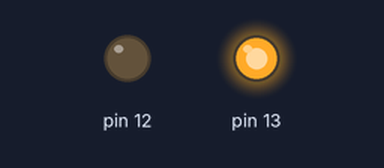
This sketch was run on a simulated Arduino Uno, built with avr-gcc and run on an emulated ATmega328P. Shown: output pins drawn as LEDs (lit = HIGH).

Above: at 0.1 s.
At 2.1 s:
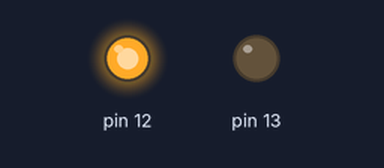
At 3.9 s:
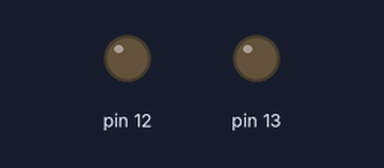
Timing chart, 0 to 5.4 s (numbered marks = the images above):
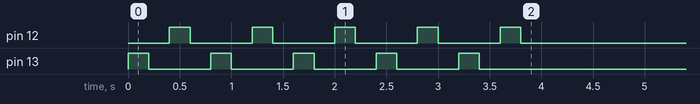

The sketch:

reto04.ino
```cpp
int tiempo = 200;
int n;

void setup() {
  // put your setup code here, to run once:
  pinMode (13, OUTPUT);
  pinMode (12, OUTPUT);
  n = 0;
  while (n < 5) {
    secuencia();
    n = n + 1;
  }

}

void loop() {
  // put your main code here, to run repeatedly:

}

void secuencia() {
  digitalWrite (13, HIGH);
  delay (tiempo);
  digitalWrite (13, LOW);
  delay (tiempo);
  digitalWrite (12, HIGH);
  delay (tiempo);
  digitalWrite (12, LOW);
  delay (tiempo);
}
```
